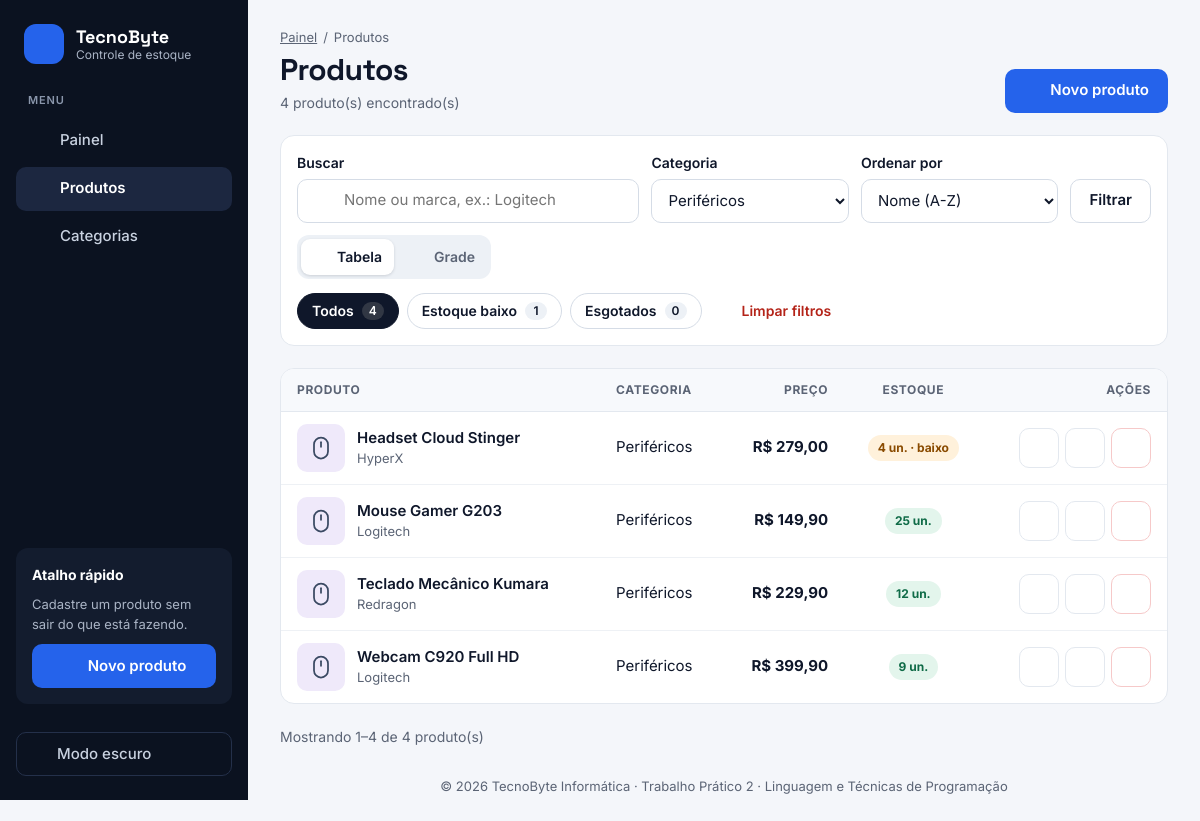
Page /public/index.php?page=produtos&categoria=2 on the committed database.
### tables this page shows
CREATE TABLE `produtos` (
    `id`            INT UNSIGNED NOT NULL AUTO_INCREMENT,
    `categoria_id`  INT UNSIGNED NOT NULL,
    `nome`          VARCHAR(150) NOT NULL,
    `marca`         VARCHAR(80) NOT NULL,
    `descricao`     TEXT NULL,
    `preco`         DECIMAL(10, 2) NOT NULL,
    `estoque`       INT UNSIGNED NOT NULL DEFAULT 0,
    `imagem`        VARCHAR(255) NULL,
    `criado_em`     TIMESTAMP NOT NULL DEFAULT CURRENT_TIMESTAMP,
    `atualizado_em` TIMESTAMP NOT NULL DEFAULT CURRENT_TIMESTAMP ON UPDATE CURRENT_TIMESTAMP,
    PRIMARY KEY (`id`),
    KEY `idx_produtos_nome` (`nome`),
    CONSTRAINT `fk_produtos_categoria`
        FOREIGN KEY (`categoria_id`) REFERENCES `categorias` (`id`)
        ON DELETE RESTRICT
        ON UPDATE CASCADE,
    CONSTRAINT `ck_produtos_preco` CHECK (`preco` >= 0)
);

CREATE TABLE `categorias` (
    `id`        INT UNSIGNED NOT NULL AUTO_INCREMENT,
    `nome`      VARCHAR(100) NOT NULL,
    `descricao` VARCHAR(255) NULL,
    `icone`     VARCHAR(20) NOT NULL DEFAULT 'caixa',
    `criado_em` TIMESTAMP NOT NULL DEFAULT CURRENT_TIMESTAMP,
    PRIMARY KEY (`id`),
    UNIQUE KEY `uk_categorias_nome` (`nome`)
);

### controllers/ProdutoController.php (called while the page is built, shortened)
<?php
class ProdutoController
{
    private $produto;
    private $categoria;
    public function __construct(PDO $conn)
    {
        $this->produto   = new Produto($conn);
        $this->categoria = new Categoria($conn);
    }
    public function index(): void
    {
        $filtros = [
            'busca'     => trim($_GET['busca'] ?? ''),
            'categoria' => (int) ($_GET['categoria'] ?? 0),
            'situacao'  => $_GET['situacao'] ?? '',
            'ordem'     => $_GET['ordem'] ?? 'nome',
        ];
        if (!isset(Produto::SITUACOES[$filtros['situacao']])) {
            $filtros['situacao'] = '';
        }
        $visao = ($_GET['visao'] ?? '') === 'grade' ? 'grade' : 'tabela';
        $total        = $this->produto->contar($filtros);
        $totalPaginas = max(1, (int) ceil($total / ITENS_POR_PAGINA));
        $paginaAtual  = min(max(1, (int) ($_GET['pagina'] ?? 1)), $totalPaginas);
        $deslocamento = ($paginaAtual - 1) * ITENS_POR_PAGINA;
        renderizar('produtos/index', [
            'titulo'       => 'Produtos',
            'produtos'     => $this->produto->listar($filtros, ITENS_POR_PAGINA, $deslocamento),
            'categorias'   => $this->categoria->listar(),
            'contagem'     => $this->produto->contarPorSituacao($filtros),
            'filtros'      => $filtros,
            'visao'        => $visao,
            'total'        => $total,
            'paginaAtual'  => $paginaAtual,
            'totalPaginas' => $totalPaginas,
            'deslocamento' => $deslocamento,
        ]);
    }
}

### models/Produto.php (called while the page is built, shortened)
<?php
class Produto
{
    private $conn;
    public function __construct(PDO $conn)
    {
        $this->conn = $conn;
    }
    private function montarFiltros(array $filtros, array &$parametros, bool $usarSituacao = true): string
    {
        $condicoes = [];
        if (!empty($filtros['categoria'])) {
            $condicoes[] = 'p.categoria_id = :categoria';
            $parametros[':categoria'] = (int) $filtros['categoria'];
        }
        return $condicoes ? 'WHERE ' . implode(' AND ', $condicoes) : '';
    }
    public function listar(array $filtros, int $limite, int $deslocamento): array
    {
        $parametros = [];
        $where = $this->montarFiltros($filtros, $parametros);
        $ordem = self::ORDENACOES[$filtros['ordem'] ?? 'nome']['sql'] ?? self::ORDENACOES['nome']['sql'];
        $sql = "SELECT p.id, p.categoria_id, p.nome, p.marca, p.preco, p.estoque, p.imagem, p.criado_em,
                       c.nome AS categoria_nome, c.icone AS categoria_icone
                  FROM produtos p
                 INNER JOIN categorias c ON c.id = p.categoria_id
                 $where
                 ORDER BY $ordem
                 LIMIT :limite OFFSET :deslocamento";
        $stmt = $this->conn->prepare($sql);
        foreach ($parametros as $nome => $valor) {
            $stmt->bindValue($nome, $valor, is_int($valor) ? PDO::PARAM_INT : PDO::PARAM_STR);
        }
        $stmt->bindValue(':limite', $limite, PDO::PARAM_INT);
        $stmt->bindValue(':deslocamento', $deslocamento, PDO::PARAM_INT);
        $stmt->execute();
        return $stmt->fetchAll();
    }
    public function contarPorSituacao(array $filtros): array
    {
        $parametros = [':limite' => LIMITE_ESTOQUE_BAIXO];
        $where = $this->montarFiltros($filtros, $parametros, false);
        $sql = "SELECT COUNT(*)                                            AS todos,
                       COALESCE(SUM(p.estoque BETWEEN 1 AND :limite), 0) AS baixo,
                       COALESCE(SUM(p.estoque = 0), 0)                    AS esgotado
                  FROM produtos p
                 $where";
        $stmt = $this->conn->prepare($sql);
        $stmt->execute($parametros);
        return array_map('intval', $stmt->fetch());
    }
}

### models/Categoria.php (called while the page is built, shortened)
<?php
class Categoria
{
    private $conn;
    public function __construct(PDO $conn)
    {
        $this->conn = $conn;
    }
    public function listar(): array
    {
        $sql = "SELECT c.id, c.nome, c.descricao, c.icone, COUNT(p.id) AS total_produtos
                  FROM categorias c
                  LEFT JOIN produtos p ON p.categoria_id = c.id
                 GROUP BY c.id, c.nome, c.descricao, c.icone
                 ORDER BY c.nome";
        return $this->conn->query($sql)->fetchAll();
    }
}

### views/produtos/index.php (the view, shortened to what this page needs)
<?php
$parametros = [
    'busca'     => $filtros['busca'],
    'categoria' => $filtros['categoria'] ?: '',
    'situacao'  => $filtros['situacao'],
    'ordem'     => $filtros['ordem'] !== 'nome' ? $filtros['ordem'] : '',
    'visao'     => $visao !== 'tabela' ? $visao : '',
];
$filtrosAtivos = $filtros['busca'] !== '' || $filtros['categoria'] || $filtros['situacao'] !== '';
$chips = ['' => 'Todos'] + Produto::SITUACOES;
$quantidades = ['' => $contagem['todos'], 'baixo' => $contagem['baixo'], 'esgotado' => $contagem['esgotado']];
$primeiro = $total > 0 ? $deslocamento + 1 : 0;
$ultimo   = $deslocamento + count($produtos);
?>
<section class="cabecalho-pagina">
    <div>
        <nav class="trilha" aria-label="Você está em"><a href="<?= url('home') ?>">Painel</a> / <span>Produtos</span></nav>
        <h1>Produtos</h1>
        <p class="subtitulo"><?= $total ?> produto(s) encontrado(s)</p>
    </div>
    <a href="<?= url('produtos', 'create') ?>" class="botao botao-primario esconder-no-celular"><?= icone('mais', 18) ?> Novo produto</a>
</section>
<section class="cartao filtros" aria-label="Filtros">
    <form method="get" action="<?= BASE_URL ?>/index.php" class="filtros-linha">
        <div class="campo campo-busca">
            <label for="busca">Buscar</label>
            <div class="entrada-grupo">
                <span class="entrada-icone"><?= icone('busca', 18) ?></span>
                <input type="search" id="busca" name="busca" class="entrada" value="<?= e($filtros['busca']) ?>" placeholder="Nome ou marca, ex.: Logitech">
            </div>
        </div>
        <div class="campo">
            <label for="categoria">Categoria</label>
            <select id="categoria" name="categoria" class="entrada">
                <?php foreach ($categorias as $categoria): ?>
                    <option value="<?= $categoria['id'] ?>" <?= $filtros['categoria'] === (int) $categoria['id'] ? 'selected' : '' ?>>
                        <?= e($categoria['nome']) ?>
                    </option>
                <?php endforeach; ?>
            </select>
        </div>
        <div class="campo">
            <label for="ordem">Ordenar por</label>
            <select id="ordem" name="ordem" class="entrada">
                <?php foreach (Produto::ORDENACOES as $valor => $opcao): ?>
                    <option value="<?= $valor ?>" <?= $filtros['ordem'] === $valor ? 'selected' : '' ?>><?= e($opcao['rotulo']) ?></option>
                <?php endforeach; ?>
            </select>
        </div>
        <button type="submit" class="botao botao-secundario">Filtrar</button>
        <nav class="alternador" aria-label="Forma de exibição">
            <a href="<?= url('produtos', 'index', array_merge($parametros, ['visao' => ''])) ?>" aria-current="<?= $visao === 'tabela' ? 'true' : 'false' ?>">
                <?= icone('lista', 16) ?> Tabela
            </a>
            <a href="<?= url('produtos', 'index', array_merge($parametros, ['visao' => 'grade'])) ?>" aria-current="<?= $visao === 'grade' ? 'true' : 'false' ?>">
                <?= icone('grade', 16) ?> Grade
            </a>
        </nav>
    </form>
    <div class="chips">
        <?php foreach ($chips as $valor => $rotulo): ?>
            <a href="<?= url('produtos', 'index', array_merge($parametros, ['situacao' => $valor])) ?>"
               class="chip <?= $filtros['situacao'] === $valor ? 'ativo' : '' ?>"
               aria-current="<?= $filtros['situacao'] === $valor ? 'true' : 'false' ?>">
                <?= e($rotulo) ?>
                <span class="chip-qtd"><?= $quantidades[$valor] ?></span>
            </a>
        <?php endforeach; ?>
        <?php if ($filtrosAtivos): ?>
            <a href="<?= url('produtos', 'index', ['visao' => $parametros['visao']]) ?>" class="limpar-filtros">
                <?= icone('fechar', 16) ?> Limpar filtros
            </a>
        <?php endif; ?>
    </div>
</section>
<?php if (!$produtos): ?>
    <section class="vazio">
        <span class="vazio-icone"><?= icone('busca', 26) ?></span>
        <strong>Nenhum produto encontrado</strong>
        <p><?= $filtrosAtivos ? 'Tente outro termo de busca ou limpe os filtros.' : 'Cadastre o primeiro produto da loja.' ?></p>
        <?php if ($filtrosAtivos): ?>
            <a href="<?= url('produtos') ?>" class="botao botao-secundario">Limpar filtros</a>
        <?php else: ?>
            <a href="<?= url('produtos', 'create') ?>" class="botao botao-primario"><?= icone('mais', 18) ?> Novo produto</a>
        <?php endif; ?>
    </section>
<?php else: ?>
    <div class="cartao tabela-container">
        <table class="tabela">
            <thead>
                <tr>
                    <th scope="col">Produto</th>
                    <th scope="col">Categoria</th>
                    <th scope="col" class="direita">Preço</th>
                    <th scope="col" class="centro">Estoque</th>
                    <th scope="col" class="direita">Ações</th>
                </tr>
            </thead>
            <tbody>
                <?php foreach ($produtos as $produto): ?>
                    <tr>
                        <td>
                            <div class="celula-produto">
                                <?= miniaturaProduto($produto, 'p') ?>
                                <span class="item-texto">
                                    <a href="<?= url('produtos', 'show', ['id' => $produto['id']]) ?>" class="item-nome"><?= e($produto['nome']) ?></a>
                                    <span class="item-detalhe"><?= e($produto['marca']) ?></span>
                                </span>
                            </div>
                        </td>
                        <td><?= e($produto['categoria_nome']) ?></td>
                        <td class="direita preco"><?= formatarPreco($produto['preco']) ?></td>
                        <td class="centro"><?= seloEstoque((int) $produto['estoque']) ?></td>
                        <td class="direita">
                            <div class="acoes">
                                <a href="<?= url('produtos', 'show', ['id' => $produto['id']]) ?>" class="botao botao-icone"
                                   aria-label="<?= e('Ver ' . $produto['nome']) ?>" title="Ver detalhes"><?= icone('olho', 18) ?></a>
                                <a href="<?= url('produtos', 'edit', ['id' => $produto['id']]) ?>" class="botao botao-icone"
                                   aria-label="<?= e('Editar ' . $produto['nome']) ?>" title="Editar"><?= icone('lapis', 18) ?></a>
                                <?php include __DIR__ . '/_excluir.php'; ?>
                            </div>
                        </td>
                    </tr>
                <?php endforeach; ?>
            </tbody>
        </table>
    </div>
<?php endif; ?>
<?php if ($total > 0): ?>
    <nav class="paginacao" aria-label="Paginação">
        <span class="paginacao-info">Mostrando <?= $primeiro ?>–<?= $ultimo ?> de <?= $total ?> produto(s)</span>
    </nav>
<?php endif; ?>

### helpers/funcoes.php (shortened to what this page needs)
<?php
function url(string $pagina = 'home', string $acao = 'index', array $parametros = []): string
{
    $query = ['page' => $pagina];
    if ($acao !== 'index') {
        $query['action'] = $acao;
    }
    $parametros = array_filter($parametros, function ($valor) {
        return $valor !== '' && $valor !== null;
    });
    return BASE_URL . '/index.php?' . http_build_query(array_merge($query, $parametros));
}
function asset(string $caminho): string
{
    return BASE_URL . '/' . ltrim($caminho, '/');
}
function renderizar(string $view, array $dados = []): void
{
    extract($dados);
    require __DIR__ . '/../views/includes/header.php';
    require __DIR__ . '/../views/' . $view . '.php';
    require __DIR__ . '/../views/includes/footer.php';
}
function e($texto): string
{
    return htmlspecialchars((string) $texto, ENT_QUOTES, 'UTF-8');
}
function formatarPreco($valor): string
{
    return 'R$ ' . number_format((float) $valor, 2, ',', '.');
}
function seloEstoque(int $quantidade): string
{
    if ($quantidade <= LIMITE_ESTOQUE_BAIXO) {
        return '<span class="selo selo-baixo">' . $quantidade . ' un. · baixo</span>';
    }
    return '<span class="selo selo-ok">' . $quantidade . ' un.</span>';
}
function urlFotoProduto(?string $arquivo): ?string
{
    return null;
}
function urlIconeCategoria(?string $icone): string
{
    $icone = isset(ICONES_CATEGORIA[$icone]) ? $icone : 'caixa';
    return asset('img/categorias/' . $icone . '.svg');
}
function miniaturaProduto(array $produto, string $tamanho = 'p'): string
{
    $icone = isset(ICONES_CATEGORIA[$produto['categoria_icone'] ?? '']) ? $produto['categoria_icone'] : 'caixa';
    $foto  = urlFotoProduto($produto['imagem'] ?? null);
    $imagem = $foto
        ? '<img src="' . e($foto) . '" alt="" class="miniatura-foto">'
        : '<img src="' . e(urlIconeCategoria($icone)) . '" alt="" class="miniatura-icone">';
    return '<span class="miniatura miniatura-' . $tamanho . ' tom-' . $icone . '">' . $imagem . '</span>';
}
function icone(string $nome, int $tamanho = 20): string
{
    return '<svg class="icone" viewBox="0 0 24 24" width="' . $tamanho . '" height="' . $tamanho
        . '" aria-hidden="true" focusable="false">' . ($desenhos[$nome] ?? '') . '</svg>';
}

### rows in the picture
produtos: categoria.icone (picture), nome "Headset Cloud Stinger", marca "HyperX", categoria.nome "Periféricos", preco "R$ 279,00", estoque "4", $tamanho 18 (drawn)
produtos: categoria.icone (picture), nome "Mouse Gamer G203", marca "Logitech", categoria.nome "Periféricos", preco "R$ 149,90", estoque "25", $tamanho 18 (drawn)
produtos: categoria.icone (picture), nome "Teclado Mecânico Kumara", marca "Redragon", categoria.nome "Periféricos", preco "R$ 229,90", estoque "12", $tamanho 18 (drawn)
produtos: categoria.icone (picture), nome "Webcam C920 Full HD", marca "Logitech", categoria.nome "Periféricos", preco "R$ 399,90", estoque "9", $tamanho 18 (drawn)

### other values in the picture
$item['rotulo'] "Painel"
$item['rotulo'] "Produtos"
$item['rotulo'] "Categorias"
$total "4"
$rotulo "Todos"
$quantidades[$valor] "4"
$rotulo "Estoque baixo"
$quantidades[$valor] "1"
$rotulo "Esgotados"
$quantidades[$valor] "0"
$primeiro "1"
$ultimo "4"
NOME_LOJA "TecnoByte Informática"
form field categoria "Periféricos"
form field ordem "Nome (A-Z)"
